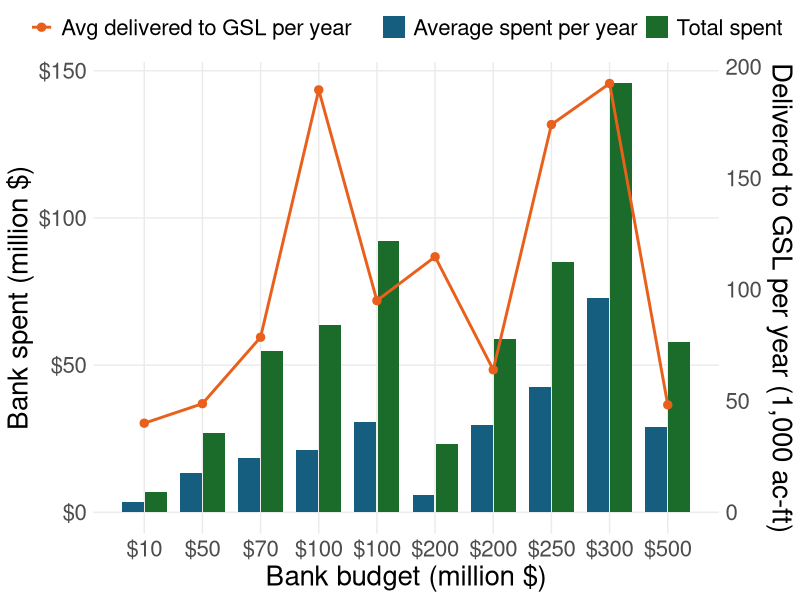
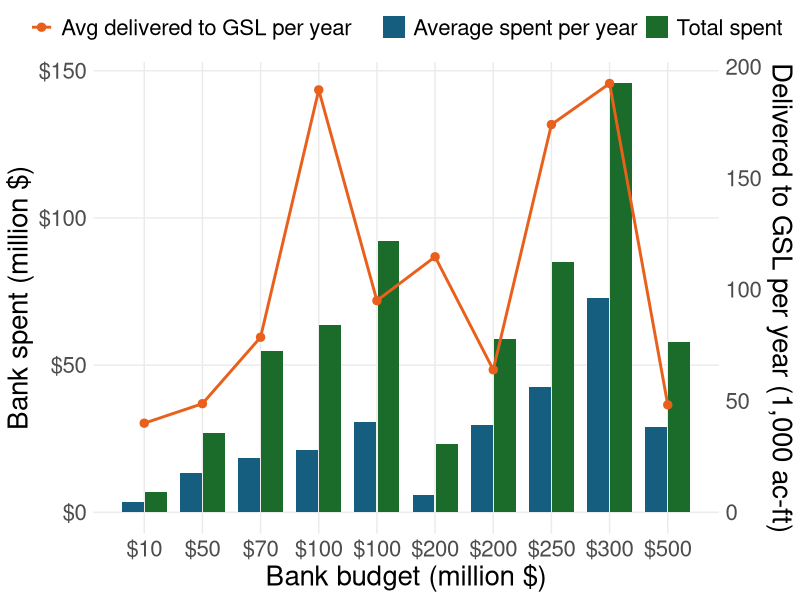

Reproduce these figures in R, in order.
#List of pacakges requried
packages <- c("dplyr","ggplot2", "tidyverse", "readr")

#Install the required packages they are not already isntalled
install <- packages[!(packages %in% installed.packages()[, "Package"])]
if (length(install)) {
  install.packages(install)}

library(tidyverse)
library(reshape2)
library(dplyr)
library(readr)

data <- read_csv("Bank.csv",
               col_types = cols(.default = col_character())) |>   # read everything as text
  filter(grepl("^Session", Session)) |>                           # drops the blank-Session units row
  mutate(across(-Session, parse_number)) |>                       # text -> numbers
  rename(
    budget       = `Bank Budget`,
    total_spent  = `Bank Total Spent`,
    spent_per_yr = `Bank Average Spent per year`,
    deliv_per_yr = `Average delivered to GSL per year`
  ) |>
  filter(!is.na(budget)) |>                                       # Session 1 has no budget
  arrange(budget, Session) |>                                     # sort by budget, ties by session
  mutate(pos = row_number())                                      # unique x position for tied budgets

# Delivery (1,000 ac-ft) is rescaled to share the left axis with spending ($M)
k <- max(data$total_spent) / max(data$deliv_per_yr)

bars <- data |>
  select(pos, `Total spent` = total_spent, `Average spent per year` = spent_per_yr) |>
  pivot_longer(-pos, names_to = "measure", values_to = "value")


#creaer a plot
plot <- ggplot() +
  geom_col(data = bars, aes(pos, value, fill = measure),
           position = position_dodge(width = 0.8), width = 0.75) +
  geom_line(data = data, aes(pos, deliv_per_yr * k, color = "Avg delivered to GSL per year"),
            linewidth = 1) +
  geom_point(data = data, aes(pos, deliv_per_yr * k, color = "Avg delivered to GSL per year"),
             size = 2.5) +
  scale_x_continuous(breaks = data$pos,
                     labels = scales::dollar(data$budget, accuracy = 1)) +
  scale_y_continuous(
    name = "Bank spent (million $)",
    labels = scales::dollar,
    sec.axis = sec_axis(~ . / k, name = "Delivered to GSL per year (1,000 ac-ft)")
  ) +
  scale_fill_manual(values = c("Total spent" = "#1B6B2A",
                               "Average spent per year" = "#155E80")) +
  scale_color_manual(values = c("Avg delivered to GSL per year" = "#E8601C")) +
  labs(
    #title = " Summary",
       x = "Bank budget (million $)", fill = NULL, color = NULL) +
  theme_minimal() +
  theme(plot.title      = element_text(size = 24, face = "bold", hjust = 0.5),
        axis.title      = element_text(size = 20),
        axis.text       = element_text(size = 16),
        legend.text     = element_text(size = 16),
        legend.position = "top",
        panel.grid.minor = element_blank()
        )

plot

ggsave("bank_summary.tiff", plot, width = 14, height = 8, dpi = 1200)
